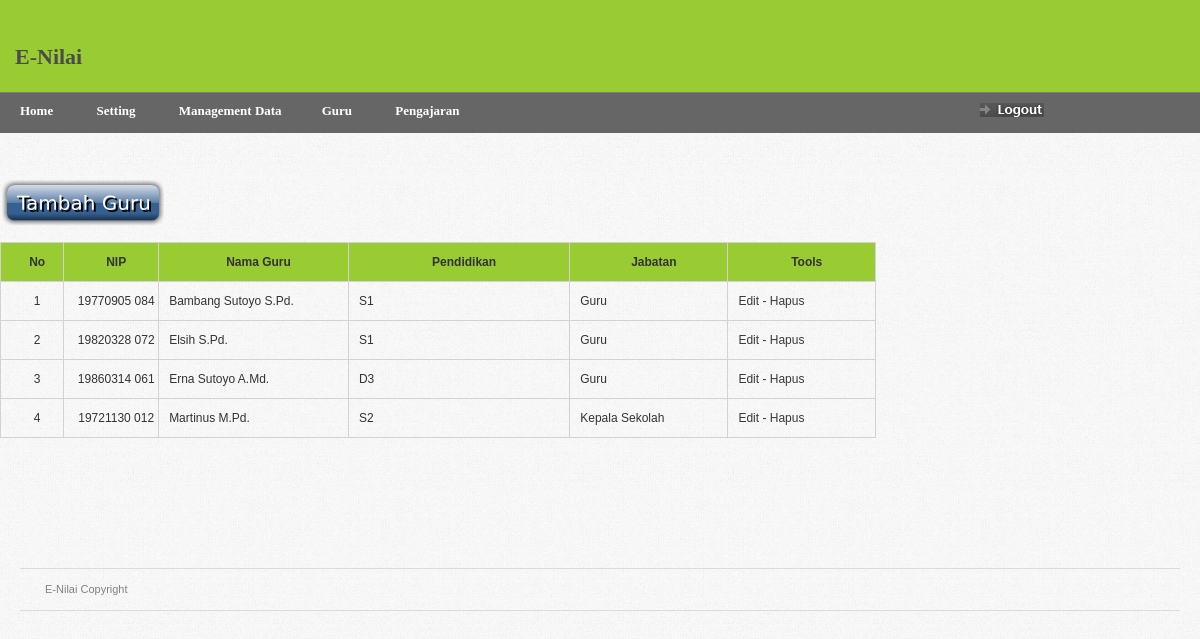
The app's page /home.php?page=gurutampil (signed in) with its own data.
### tables this page shows
CREATE TABLE `data_guru` (
  `id_guru` varchar(7) NOT NULL,
  `nama_guru` varchar(20) NOT NULL,
  `nip` varchar(12) NOT NULL,
  `kota` varchar(30) NOT NULL,
  `tgl` int(2) NOT NULL,
  `bln` varchar(15) NOT NULL,
  `thn` int(4) NOT NULL,
  `kelamin` enum('laki-laki','perempuan') NOT NULL,
  `agama` varchar(20) NOT NULL,
  `alamat_guru` text NOT NULL,
  `tm_tanggal` int(2) NOT NULL,
  `tm_bulan` varchar(15) NOT NULL,
  `tm_tahun` int(4) NOT NULL,
  `pendidikan` varchar(30) NOT NULL,
  `jabatan` varchar(30) NOT NULL,
  `username` varchar(20) NOT NULL,
  `password` varchar(100) NOT NULL
);

### gurutampil.php (the view, shortened to what this page needs)
<span>
<h2>
<h2>
<a href="?page=guruinput"><img src="images/tombol/cooltext1864696890.png" /></a></h2>
<table width="73%" border="0" cellspacing="0" cellpadding="0" id="product-table"  >
   <tr bgcolor="#99CC33">
  <td width="6%"><div align="center"><strong>No </strong></div></td>
 	<td width="9%"><div align="center"><strong>NIP </strong></div></td>
    <td width="18%"><div align="center"><strong>Nama Guru </strong></div></td>
    <td width="21%"><div align="center"><strong>Pendidikan </strong></div></td>
	<td width="15%"><div align="center"><strong>Jabatan </strong></div></td>
	<td width="14%"><div align="center"><strong>Tools</strong></div></td>
  </tr>
  <?php
  $rw=mysqli_query($koneksi,"Select * from data_guru order by nama_guru asc");
  while($s=mysqli_fetch_array($rw))
  {
  ?>
  <tr>
   <td align="center"><?php echo $c=$c+1;?></td>
    <td align="center"><?php echo $s['nip']; ?></td>
    <td><?php echo $s['nama_guru']; ?></td>
	<td><?php echo $s['pendidikan']; ?></td>
	<td><?php echo $s['jabatan']; ?></td>
    <td  width="14%"><a href="?page=guruedit&id_guru=<?php echo sha1($s['id_guru']); ?>">Edit</a> - <a href="?page=gurutampil&del=1&id_guru=<?php echo sha1($s['id_guru']); ?>">Hapus</a></td>
  </tr>
  <?php
  }
  ?>
</table>
</span>

### css/screen.css (style rules this page uses)
* { margin: 0; padding: 0; }
html, body { height: 100%; }
body { background: url(../images/gray_jean.png); color: #393939; font-family: Arial; font-size: 0px; line-height: 0; }
h2 { color: #393939; font-size: 16px; font-weight: bold; line-height: 20px; margin-bottom: 10px; }
#product-table { margin-bottom: 20px; }
#product-table td a { color: #393939; }
#product-table td { border: 1px solid #d2d2d2; padding: 10px 0 10px 10px; }
table { border-collapse: collapse; }
a { outline: none; text-decoration: none; }
img { border: 0; }

### records on screen
data_guru: nip "19770905 084", nama_guru "Bambang Sutoyo S.Pd.", pendidikan "S1", jabatan "Guru"
data_guru: c "2", nip "19820328 072", nama_guru "Elsih S.Pd.", pendidikan "S1", jabatan "Guru"
data_guru: c "3", nip "19860314 061", nama_guru "Erna Sutoyo A.Md.", pendidikan "D3", jabatan "Guru"
data_guru: c "4", nip "19721130 012", nama_guru "Martinus M.Pd.", pendidikan "S2", jabatan "Kepala Sekolah"
